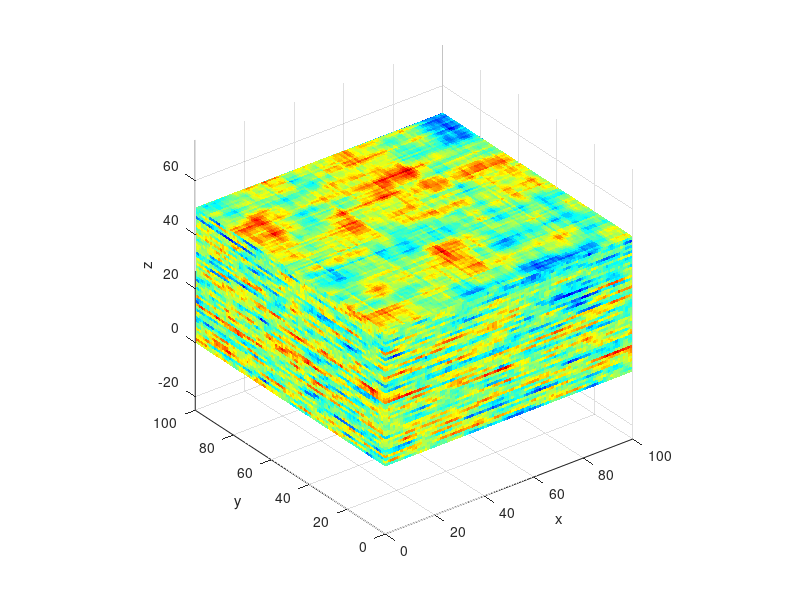
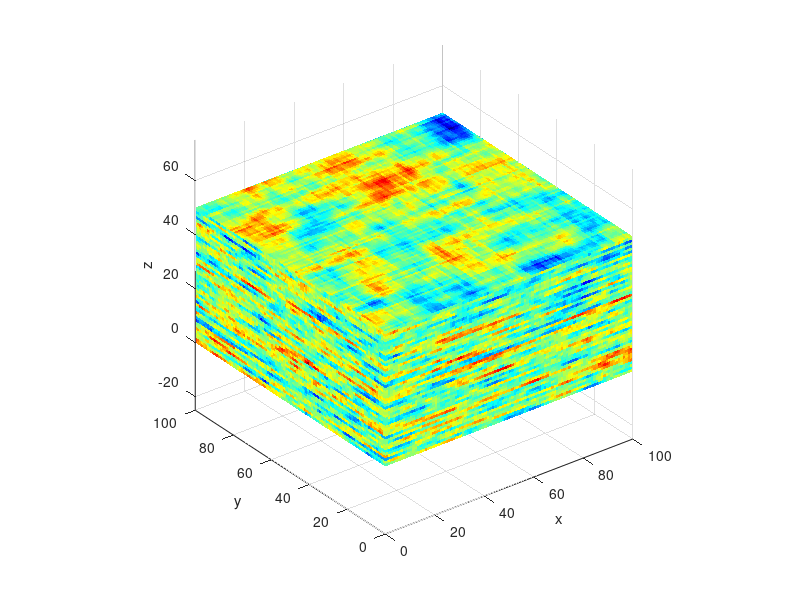
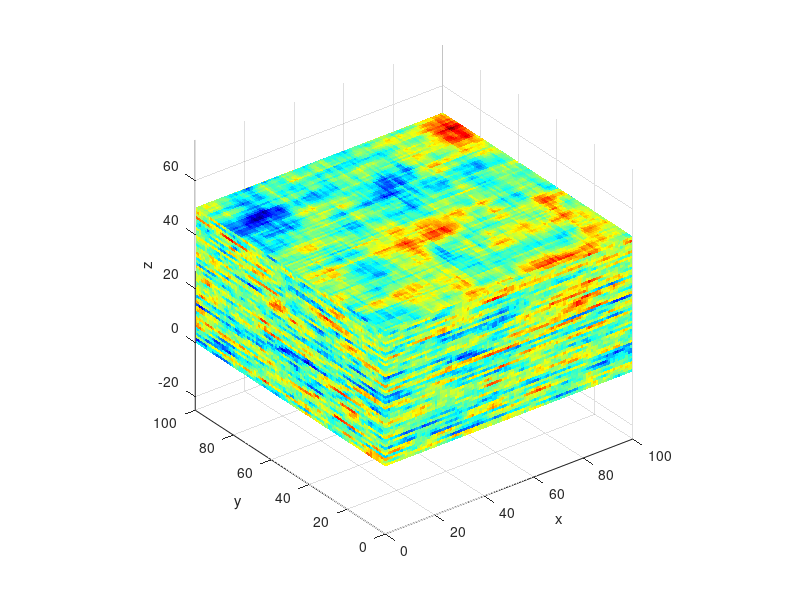

Recreate these plots in MATLAB, in order.
function StepwiseCMD_demo
% Demonstration for multivariate 3-D random field simulation using stepwise 
%   covariance matrix decomposition method
% Written by Te XIAO [xiaote@sjtu.edu.cn] (2018/12/01)
% For more details, please refer to:
%     Li DQ, Xiao T, Zhang LM, & Cao ZJ. (2019). Stepwise covariance 
%     matrix decomposition for efficient simulation of multivariate 
%     large-scale three-dimensional random fields. Applied Mathematical 
%     Modelling, 68, 169-181. DOI: 10.1016/j.apm.2018.11.011

clc; clear; close all;

% Scale of fluctuation
tx = 30; ty = 20; tz = 1;
% Separable correlation function
CorrFun1 = @(d, t) exp(-2*d/t);
% Node domain, dm = [min, max]
dmx = [0, 100]; dx = 1;
dmy = [0, 100]; dy = 1;
dmz = [0, 50];  dz = 1;
% Node
x = dmx(1):dx:dmx(2); nx = length(x);
y = dmy(1):dy:dmy(2); ny = length(y);
z = dmz(1):dz:dmz(2); nz = length(z);
% Relative distance
[x1, x2] = ndgrid(x); Dx = abs(x1-x2);
[y1, y2] = ndgrid(y); Dy = abs(y1-y2);
[z1, z2] = ndgrid(z); Dz = abs(z1-z2);
% Correlation matrix & Cholesky decomposition
Rx = CorrFun1(Dx, tx); Lx = chol(Rx, 'lower');
Ry = CorrFun1(Dy, ty); Ly = chol(Ry, 'lower');
Rz = CorrFun1(Dz, tz); Lz = chol(Rz, 'lower');
% Cross-correlation matrix
np = 3;
Rc = eye(np);
Rc(1, 2) = 0.8; Rc(2, 1) = Rc(1, 2);
Rc(1, 3) = -0.8; Rc(3, 1) = Rc(1, 3);
Rc(2, 3) = -0.8; Rc(3, 2) = Rc(2, 3);
Lc = chol(Rc, 'lower');

% Independent random variable
U = randn(nx, ny, nz, np);        % nx-ny-nz-np array
% Random field simulation, U --> X
X = Lx*reshape(U, nx, ny*nz*np);  % nx-ny*nz*np matrix
X = reshape(X, nx, ny, nz, np);   % nx-ny-nz-np array
X = permute(X, [2, 3, 4, 1]);     % ny-nz-np-nx array
X = Ly*reshape(X, ny, nz*np*nx);  % ny-nz*np*nx matrix
X = reshape(X, ny, nz, np, nx);   % ny-nz-np-nx array
X = permute(X, [2, 3, 4, 1]);     % nz-np-nx-ny array
X = Lz*reshape(X, nz, np*nx*ny);  % nz-np*nx*ny matrix
X = reshape(X, nz, np, nx, ny);   % nz-np-nx-ny array
X = permute(X, [2, 3, 4, 1]);     % np-nx-ny-nz array
X = Lc*reshape(X, np, nx*ny*nz);  % np-nx*ny*nz matrix
X = reshape(X, np, nx, ny, nz);   % np-nx-ny-nz array
X = permute(X, [2, 3, 4, 1]);     % nx-ny-nz-np array

% Random field visualization
cmin = -4; cmax = 4;
X = reshape(X, nx*ny*nz, np);     % nx*ny*nz-np matrix
[xt, yt, zt] = meshgrid(x, y, z); % ny-nx-nz array
for ip = 1:np
    Xi = reshape(X(:, ip), nx, ny, nz);
    Xi = permute(Xi, [2, 1, 3]); % ny-nx-nz array
    figure; colormap('jet');
    hs = slice(xt, yt, zt, Xi, dmx, dmy, dmz);
    set(hs, 'EdgeAlpha', 0.1);
    caxis([cmin, cmax]); axis equal;
    xlabel('x'); ylabel('y'); zlabel('z');
end
return